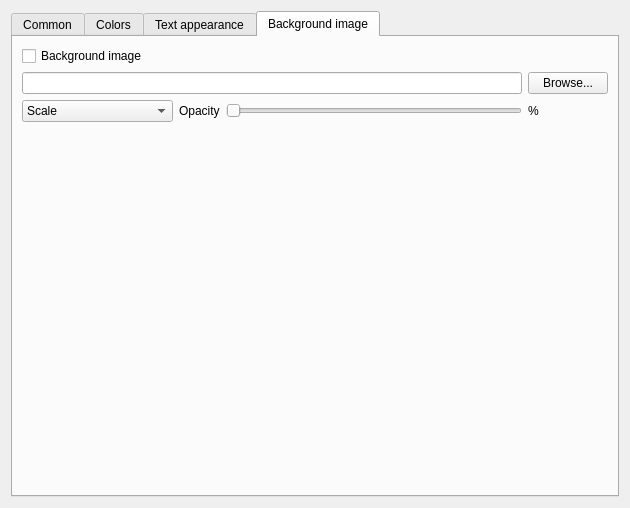
<?xml version="1.0" encoding="UTF-8"?>
<ui version="4.0">
 <class>IConfigCustomize</class>
 <widget class="QWidget" name="IConfigCustomize">
  <property name="enabled">
   <bool>true</bool>
  </property>
  <property name="geometry">
   <rect>
    <x>0</x>
    <y>0</y>
    <width>630</width>
    <height>508</height>
   </rect>
  </property>
  <property name="windowTitle">
   <string>Form</string>
  </property>
  <layout class="QGridLayout" name="gridLayout_2">
   <item row="0" column="0">
    <widget class="QTabWidget" name="tabWidget">
     <property name="currentIndex">
      <number>3</number>
     </property>
     <widget class="QWidget" name="tab">
      <attribute name="title">
       <string>Common</string>
      </attribute>
      <layout class="QGridLayout" name="gridLayout_7">
       <item row="6" column="3">
        <spacer name="verticalSpacer_4">
         <property name="orientation">
          <enum>Qt::Vertical</enum>
         </property>
         <property name="sizeHint" stdset="0">
          <size>
           <width>20</width>
           <height>286</height>
          </size>
         </property>
        </spacer>
       </item>
       <item row="0" column="3">
        <widget class="QCheckBox" name="chkShowWhois">
         <property name="text">
          <string>Show /whois in active window</string>
         </property>
        </widget>
       </item>
       <item row="4" column="0">
        <widget class="QLabel" name="label_2">
         <property name="text">
          <string>Quit message</string>
         </property>
        </widget>
       </item>
       <item row="3" column="0" colspan="3">
        <widget class="QCheckBox" name="chkReJoin">
         <property name="text">
          <string>Auto re-join channels on connect</string>
         </property>
        </widget>
       </item>
       <item row="0" column="0" colspan="2">
        <widget class="QCheckBox" name="chkShowOptions">
         <property name="text">
          <string>Show options upon start</string>
         </property>
        </widget>
       </item>
       <item row="1" column="0" colspan="2">
        <widget class="QCheckBox" name="chkShowMotd">
         <property name="text">
          <string>Show MOTD in own dialog</string>
         </property>
        </widget>
       </item>
       <item row="2" column="0">
        <widget class="QCheckBox" name="chkTrayNotify">
         <property name="text">
          <string>Tray notify delay:</string>
         </property>
        </widget>
       </item>
       <item row="5" column="0" colspan="6">
        <widget class="QLineEdit" name="edQuit"/>
       </item>
       <item row="2" column="1">
        <widget class="QSpinBox" name="edTray">
         <property name="suffix">
          <string>s</string>
         </property>
         <property name="prefix">
          <string/>
         </property>
         <property name="minimum">
          <number>1</number>
         </property>
        </widget>
       </item>
       <item row="2" column="2" colspan="4">
        <spacer name="horizontalSpacer_4">
         <property name="orientation">
          <enum>Qt::Horizontal</enum>
         </property>
         <property name="sizeHint" stdset="0">
          <size>
           <width>371</width>
           <height>20</height>
          </size>
         </property>
        </spacer>
       </item>
       <item row="0" column="4" colspan="2">
        <spacer name="horizontalSpacer_3">
         <property name="orientation">
          <enum>Qt::Horizontal</enum>
         </property>
         <property name="sizeHint" stdset="0">
          <size>
           <width>136</width>
           <height>20</height>
          </size>
         </property>
        </spacer>
       </item>
      </layout>
     </widget>
     <widget class="QWidget" name="tab_2">
      <attribute name="title">
       <string>Colors</string>
      </attribute>
      <layout class="QGridLayout" name="gridLayout_6">
       <item row="0" column="0" rowspan="2">
        <widget class="QFrame" name="frame">
         <property name="frameShape">
          <enum>QFrame::StyledPanel</enum>
         </property>
         <property name="frameShadow">
          <enum>QFrame::Raised</enum>
         </property>
         <layout class="QGridLayout" name="gridLayout_4">
          <item row="0" column="0">
           <widget class="QRadioButton" name="rdDefault">
            <property name="text">
             <string>Default text</string>
            </property>
            <property name="checked">
             <bool>true</bool>
            </property>
           </widget>
          </item>
          <item row="6" column="0">
           <widget class="QRadioButton" name="rdLinks">
            <property name="text">
             <string>Links</string>
            </property>
           </widget>
          </item>
          <item row="1" column="0">
           <widget class="QRadioButton" name="rdLocalInfo">
            <property name="text">
             <string>Local info</string>
            </property>
           </widget>
          </item>
          <item row="5" column="0">
           <widget class="QRadioButton" name="rdNotice">
            <property name="text">
             <string>Notice</string>
            </property>
           </widget>
          </item>
          <item row="11" column="0">
           <widget class="QRadioButton" name="rdInputText">
            <property name="text">
             <string>Input text</string>
            </property>
           </widget>
          </item>
          <item row="7" column="0">
           <widget class="QRadioButton" name="rdOwn">
            <property name="text">
             <string>Own text</string>
            </property>
           </widget>
          </item>
          <item row="9" column="0">
           <widget class="QRadioButton" name="rdBackground">
            <property name="text">
             <string>Background</string>
            </property>
           </widget>
          </item>
          <item row="15" column="0">
           <widget class="QRadioButton" name="rdWindowTreeText">
            <property name="text">
             <string>Windowtree text</string>
            </property>
           </widget>
          </item>
          <item row="4" column="0">
           <widget class="QRadioButton" name="rdCtcp">
            <property name="text">
             <string>CTCP</string>
            </property>
           </widget>
          </item>
          <item row="3" column="0">
           <widget class="QRadioButton" name="rdActions">
            <property name="text">
             <string>Actions</string>
            </property>
           </widget>
          </item>
          <item row="13" column="0">
           <widget class="QRadioButton" name="rdNicklistText">
            <property name="text">
             <string>Nicklist text</string>
            </property>
           </widget>
          </item>
          <item row="10" column="0">
           <widget class="QRadioButton" name="rdInputBg">
            <property name="text">
             <string>Input bg.</string>
            </property>
           </widget>
          </item>
          <item row="14" column="0">
           <widget class="QRadioButton" name="rdWindowTreeBg">
            <property name="text">
             <string>Windowtree bg.</string>
            </property>
           </widget>
          </item>
          <item row="2" column="0">
           <widget class="QRadioButton" name="rdServerInfo">
            <property name="text">
             <string>Ser&amp;ver info</string>
            </property>
           </widget>
          </item>
          <item row="12" column="0">
           <widget class="QRadioButton" name="rdNicklistBg">
            <property name="text">
             <string>Nicklist bg.</string>
            </property>
           </widget>
          </item>
          <item row="8" column="0">
           <widget class="QRadioButton" name="rdHighlight">
            <property name="text">
             <string>Highlight</string>
            </property>
           </widget>
          </item>
         </layout>
        </widget>
       </item>
       <item row="0" column="1" rowspan="2">
        <widget class="QFrame" name="frame_2">
         <property name="frameShape">
          <enum>QFrame::StyledPanel</enum>
         </property>
         <property name="frameShadow">
          <enum>QFrame::Raised</enum>
         </property>
         <layout class="QGridLayout" name="gridLayout_5">
          <property name="leftMargin">
           <number>0</number>
          </property>
          <property name="topMargin">
           <number>0</number>
          </property>
          <property name="rightMargin">
           <number>0</number>
          </property>
          <property name="bottomMargin">
           <number>0</number>
          </property>
          <property name="spacing">
           <number>0</number>
          </property>
          <item row="1" column="1">
           <widget class="QWidget" name="colPreview" native="true">
            <property name="minimumSize">
             <size>
              <width>30</width>
              <height>0</height>
             </size>
            </property>
           </widget>
          </item>
          <item row="0" column="0" colspan="2">
           <widget class="QGraphicsView" name="colorPick">
            <property name="minimumSize">
             <size>
              <width>310</width>
              <height>330</height>
             </size>
            </property>
            <property name="maximumSize">
             <size>
              <width>310</width>
              <height>330</height>
             </size>
            </property>
            <property name="cursor" stdset="0">
             <cursorShape>CrossCursor</cursorShape>
            </property>
            <property name="verticalScrollBarPolicy">
             <enum>Qt::ScrollBarAlwaysOff</enum>
            </property>
            <property name="horizontalScrollBarPolicy">
             <enum>Qt::ScrollBarAlwaysOff</enum>
            </property>
           </widget>
          </item>
          <item row="1" column="0">
           <widget class="QLineEdit" name="colorCode">
            <property name="font">
             <font>
              <family>Courier New</family>
              <pointsize>12</pointsize>
              <weight>75</weight>
              <bold>true</bold>
             </font>
            </property>
           </widget>
          </item>
         </layout>
        </widget>
       </item>
       <item row="0" column="2">
        <widget class="QLabel" name="label_4">
         <property name="text">
          <string>R</string>
         </property>
         <property name="alignment">
          <set>Qt::AlignCenter</set>
         </property>
        </widget>
       </item>
       <item row="0" column="3">
        <widget class="QLabel" name="label_5">
         <property name="text">
          <string>G</string>
         </property>
         <property name="alignment">
          <set>Qt::AlignCenter</set>
         </property>
        </widget>
       </item>
       <item row="0" column="4">
        <widget class="QLabel" name="label_6">
         <property name="text">
          <string>B</string>
         </property>
         <property name="alignment">
          <set>Qt::AlignCenter</set>
         </property>
        </widget>
       </item>
       <item row="0" column="5">
        <widget class="QLabel" name="label_7">
         <property name="text">
          <string>H</string>
         </property>
         <property name="alignment">
          <set>Qt::AlignCenter</set>
         </property>
        </widget>
       </item>
       <item row="0" column="6">
        <widget class="QLabel" name="label_8">
         <property name="text">
          <string>S</string>
         </property>
         <property name="alignment">
          <set>Qt::AlignCenter</set>
         </property>
        </widget>
       </item>
       <item row="0" column="7">
        <widget class="QLabel" name="label_9">
         <property name="text">
          <string>V</string>
         </property>
         <property name="alignment">
          <set>Qt::AlignCenter</set>
         </property>
        </widget>
       </item>
       <item row="1" column="2">
        <widget class="QSlider" name="slideR">
         <property name="maximum">
          <number>255</number>
         </property>
         <property name="orientation">
          <enum>Qt::Vertical</enum>
         </property>
        </widget>
       </item>
       <item row="1" column="3">
        <widget class="QSlider" name="slideG">
         <property name="maximum">
          <number>255</number>
         </property>
         <property name="orientation">
          <enum>Qt::Vertical</enum>
         </property>
        </widget>
       </item>
       <item row="1" column="4">
        <widget class="QSlider" name="slideB">
         <property name="maximum">
          <number>255</number>
         </property>
         <property name="orientation">
          <enum>Qt::Vertical</enum>
         </property>
        </widget>
       </item>
       <item row="1" column="5">
        <widget class="QSlider" name="slideH">
         <property name="maximum">
          <number>359</number>
         </property>
         <property name="orientation">
          <enum>Qt::Vertical</enum>
         </property>
        </widget>
       </item>
       <item row="1" column="6">
        <widget class="QSlider" name="slideS">
         <property name="maximum">
          <number>255</number>
         </property>
         <property name="orientation">
          <enum>Qt::Vertical</enum>
         </property>
        </widget>
       </item>
       <item row="1" column="7">
        <widget class="QSlider" name="slideV">
         <property name="maximum">
          <number>255</number>
         </property>
         <property name="orientation">
          <enum>Qt::Vertical</enum>
         </property>
         <property name="invertedAppearance">
          <bool>false</bool>
         </property>
         <property name="invertedControls">
          <bool>false</bool>
         </property>
         <property name="tickPosition">
          <enum>QSlider::NoTicks</enum>
         </property>
        </widget>
       </item>
      </layout>
     </widget>
     <widget class="QWidget" name="tab_3">
      <attribute name="title">
       <string>Text appearance</string>
      </attribute>
      <layout class="QGridLayout" name="gridLayout_3">
       <item row="0" column="3">
        <spacer name="horizontalSpacer_2">
         <property name="orientation">
          <enum>Qt::Horizontal</enum>
         </property>
         <property name="sizeHint" stdset="0">
          <size>
           <width>186</width>
           <height>20</height>
          </size>
         </property>
        </spacer>
       </item>
       <item row="3" column="0" colspan="3">
        <widget class="QGroupBox" name="groupBox">
         <property name="minimumSize">
          <size>
           <width>0</width>
           <height>100</height>
          </size>
         </property>
         <property name="maximumSize">
          <size>
           <width>16777215</width>
           <height>100</height>
          </size>
         </property>
         <property name="title">
          <string>Font</string>
         </property>
         <layout class="QGridLayout" name="gridLayout">
          <item row="1" column="1">
           <widget class="QSpinBox" name="spinBox">
            <property name="minimumSize">
             <size>
              <width>100</width>
              <height>0</height>
             </size>
            </property>
            <property name="maximumSize">
             <size>
              <width>100</width>
              <height>16777215</height>
             </size>
            </property>
           </widget>
          </item>
          <item row="1" column="0">
           <widget class="QLabel" name="label">
            <property name="minimumSize">
             <size>
              <width>35</width>
              <height>0</height>
             </size>
            </property>
            <property name="maximumSize">
             <size>
              <width>35</width>
              <height>16777215</height>
             </size>
            </property>
            <property name="text">
             <string>Size:</string>
            </property>
           </widget>
          </item>
          <item row="1" column="2">
           <spacer name="horizontalSpacer">
            <property name="orientation">
             <enum>Qt::Horizontal</enum>
            </property>
            <property name="sizeHint" stdset="0">
             <size>
              <width>40</width>
              <height>20</height>
             </size>
            </property>
           </spacer>
          </item>
          <item row="0" column="0" colspan="3">
           <widget class="QFontComboBox" name="fontComboBox"/>
          </item>
         </layout>
        </widget>
       </item>
       <item row="2" column="0">
        <widget class="QCheckBox" name="chkTimestamp">
         <property name="text">
          <string>Display timestamp</string>
         </property>
        </widget>
       </item>
       <item row="4" column="0">
        <spacer name="verticalSpacer">
         <property name="orientation">
          <enum>Qt::Vertical</enum>
         </property>
         <property name="sizeHint" stdset="0">
          <size>
           <width>20</width>
           <height>219</height>
          </size>
         </property>
        </spacer>
       </item>
       <item row="2" column="2">
        <widget class="QLineEdit" name="edTimeFormat"/>
       </item>
       <item row="2" column="1">
        <widget class="QLabel" name="label_3">
         <property name="text">
          <string>Format:</string>
         </property>
        </widget>
       </item>
       <item row="0" column="0">
        <widget class="QCheckBox" name="chkModes">
         <property name="text">
          <string>Show modes in messages</string>
         </property>
        </widget>
       </item>
       <item row="0" column="1">
        <widget class="QCheckBox" name="chkUnderlineLinks">
         <property name="enabled">
          <bool>true</bool>
         </property>
         <property name="text">
          <string>Underlined links</string>
         </property>
         <property name="checkable">
          <bool>true</bool>
         </property>
        </widget>
       </item>
      </layout>
     </widget>
     <widget class="QWidget" name="tab_4">
      <attribute name="title">
       <string>Background image</string>
      </attribute>
      <layout class="QGridLayout" name="gridLayout_8">
       <item row="1" column="0" colspan="3">
        <widget class="QLineEdit" name="edBackground"/>
       </item>
       <item row="3" column="2">
        <widget class="QSlider" name="bgOpacity">
         <property name="maximum">
          <number>100</number>
         </property>
         <property name="orientation">
          <enum>Qt::Horizontal</enum>
         </property>
        </widget>
       </item>
       <item row="5" column="3">
        <spacer name="verticalSpacer_2">
         <property name="orientation">
          <enum>Qt::Vertical</enum>
         </property>
         <property name="sizeHint" stdset="0">
          <size>
           <width>20</width>
           <height>358</height>
          </size>
         </property>
        </spacer>
       </item>
       <item row="1" column="3">
        <widget class="QPushButton" name="btnBrowse">
         <property name="text">
          <string>Browse...</string>
         </property>
        </widget>
       </item>
       <item row="3" column="1">
        <widget class="QLabel" name="label_10">
         <property name="text">
          <string>Opacity</string>
         </property>
        </widget>
       </item>
       <item row="0" column="0">
        <widget class="QCheckBox" name="chkBackground">
         <property name="text">
          <string>Background image</string>
         </property>
        </widget>
       </item>
       <item row="3" column="3">
        <widget class="QLabel" name="bgOpacityPct">
         <property name="text">
          <string>%</string>
         </property>
        </widget>
       </item>
       <item row="3" column="0">
        <widget class="QComboBox" name="bgScale">
         <item>
          <property name="text">
           <string>Scale</string>
          </property>
         </item>
         <item>
          <property name="text">
           <string>Scale and cut</string>
          </property>
         </item>
         <item>
          <property name="text">
           <string>Scale with proportions</string>
          </property>
         </item>
         <item>
          <property name="text">
           <string>Centered</string>
          </property>
         </item>
         <item>
          <property name="text">
           <string>Tiled</string>
          </property>
         </item>
        </widget>
       </item>
      </layout>
     </widget>
    </widget>
   </item>
  </layout>
 </widget>
 <tabstops>
  <tabstop>chkShowOptions</tabstop>
  <tabstop>chkShowWhois</tabstop>
  <tabstop>chkShowMotd</tabstop>
  <tabstop>chkTrayNotify</tabstop>
  <tabstop>edTray</tabstop>
  <tabstop>chkReJoin</tabstop>
  <tabstop>edQuit</tabstop>
  <tabstop>rdDefault</tabstop>
  <tabstop>rdLocalInfo</tabstop>
  <tabstop>rdServerInfo</tabstop>
  <tabstop>rdActions</tabstop>
  <tabstop>rdCtcp</tabstop>
  <tabstop>rdNotice</tabstop>
  <tabstop>rdLinks</tabstop>
  <tabstop>rdOwn</tabstop>
  <tabstop>rdHighlight</tabstop>
  <tabstop>rdBackground</tabstop>
  <tabstop>rdInputBg</tabstop>
  <tabstop>rdInputText</tabstop>
  <tabstop>rdNicklistBg</tabstop>
  <tabstop>rdNicklistText</tabstop>
  <tabstop>rdWindowTreeBg</tabstop>
  <tabstop>rdWindowTreeText</tabstop>
  <tabstop>colorCode</tabstop>
  <tabstop>slideR</tabstop>
  <tabstop>slideG</tabstop>
  <tabstop>slideB</tabstop>
  <tabstop>slideH</tabstop>
  <tabstop>slideS</tabstop>
  <tabstop>slideV</tabstop>
  <tabstop>chkModes</tabstop>
  <tabstop>chkUnderlineLinks</tabstop>
  <tabstop>chkTimestamp</tabstop>
  <tabstop>edTimeFormat</tabstop>
  <tabstop>fontComboBox</tabstop>
  <tabstop>spinBox</tabstop>
  <tabstop>colorPick</tabstop>
 </tabstops>
 <resources/>
 <connections>
  <connection>
   <sender>chkTimestamp</sender>
   <signal>toggled(bool)</signal>
   <receiver>edTimeFormat</receiver>
   <slot>setEnabled(bool)</slot>
   <hints>
    <hint type="sourcelabel">
     <x>74</x>
     <y>76</y>
    </hint>
    <hint type="destinationlabel">
     <x>279</x>
     <y>76</y>
    </hint>
   </hints>
  </connection>
 </connections>
</ui>
